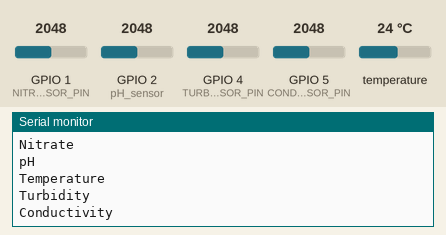
This sketch was run on a simulated ESP32-S3. On the bench: the last lines printed to the serial monitor. Inputs (shaded band) come from the test bench; at power-on: temperature 24 °C, GPIO 1 (NITRATE_SENSOR_PIN) = 2048, GPIO 2 (pH_sensor) = 2048, GPIO 4 (TURBIDITY_SENSOR_PIN) = 2048, GPIO 5 (CONDUCTIVITY_SENSOR_PIN) = 2048.

Above: at 2.2 s.
2.3 s: temperature set to 12 °C
At 3.9 s:
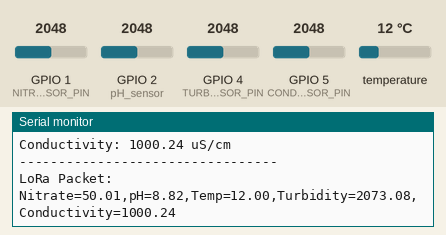
4.2 s: GPIO 1 (NITRATE_SENSOR_PIN) set to 1960
5.7 s: GPIO 2 (pH_sensor) set to 1960
At 7.0 s:
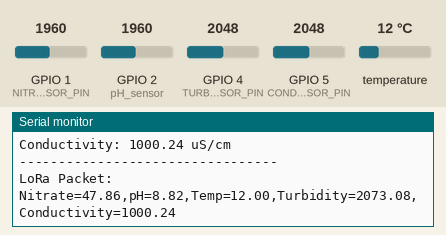
7.2 s: GPIO 4 (TURBIDITY_SENSOR_PIN) set to 1960
At 8.5 s:
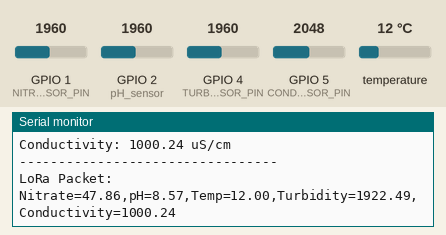
8.7 s: GPIO 5 (CONDUCTIVITY_SENSOR_PIN) set to 1960
At 10.1 s:
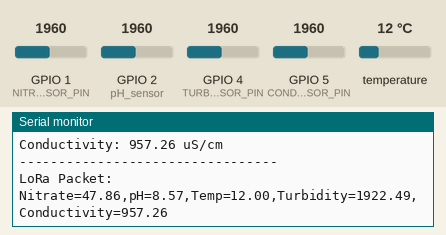
10.2 s: temperature set to 19 °C
At 12.4 s:
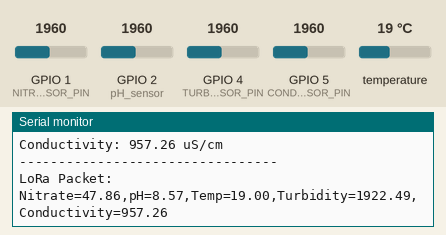

The sketch:

monitor_data_collect_ino.ino
```cpp
/////////////////////////////////////////////////////////////
//            WATER QUALITY MONITORING SYSTEM              //
//                ESP32-S3 + LoRa RAK3172                  //
//             --------------------------------            //
//     Sensors: Nitrate, pH, Temperature, Turbidity,       //
//                     Conductivity                        //
/////////////////////////////////////////////////////////////

//
// Connections
// ESP32-S3 DevKit :
//
//                         Nitrate ISE / Interface
// GPIO_NITRATE  --------- Signal
//
//                         Analog pH Sensor
// GPIO_PH       --------- Signal
//
//                         DS18B20 Temperature Sensor
// GPIO_TEMP     --------- Data
//
//                         Gravity Analog Turbidity Sensor
// GPIO_TURBIDITY -------- Signal
//
//                         Conductivity Sensor / Interface
// GPIO_CONDUCTIVITY ----- Signal
//
//                         LoRa RAK3172
// ESP32 TX -------------- RAK3172 RX
// ESP32 RX -------------- RAK3172 TX
// GND ------------------- GND
//
// NOTE:
// The GPIO numbers below are placeholders.
// Change them according to your actual ESP32-S3 wiring.
//

// ---------------------------------------------------------
// Include the required libraries.
// ---------------------------------------------------------

#include <Arduino.h>
#include <OneWire.h>
#include <DallasTemperature.h>

// ---------------------------------------------------------
// Define the water quality sensor pins.
// ---------------------------------------------------------

#define NITRATE_SENSOR_PIN       1
#define pH_sensor               2
#define TURBIDITY_SENSOR_PIN    4
#define CONDUCTIVITY_SENSOR_PIN 5

// DS18B20 temperature sensor
#define ONE_WIRE_BUS             6

// ---------------------------------------------------------
// Define LoRa RAK3172 UART pins.
// ---------------------------------------------------------

#define LORA_RX_PIN              18
#define LORA_TX_PIN              17

#define LORA_BAUDRATE            115200

// Create LoRa serial instance.
HardwareSerial LoRaSerial(1);

// ---------------------------------------------------------
// Initialize the DS18B20 temperature sensor.
// ---------------------------------------------------------

OneWire oneWire(ONE_WIRE_BUS);
DallasTemperature DS18B20(&oneWire);

// ---------------------------------------------------------
// Define timers for water quality sensors.
// ---------------------------------------------------------

unsigned long read_timer, data_timer;

// ---------------------------------------------------------
// Define ADC settings for ESP32-S3.
// ---------------------------------------------------------

#define ADC_MAX_VALUE 4095.0
#define ADC_VOLTAGE   3.3

// ---------------------------------------------------------
// Define the pH sensor settings.
// ---------------------------------------------------------

#define pH_offset              0.19
#define pH_voltage_calibration 2.85

// ---------------------------------------------------------
// Define turbidity sensor settings.
// ---------------------------------------------------------

#define turbidity_calibration 0.65

// ---------------------------------------------------------
// Define general nitrate sensor settings.
// ---------------------------------------------------------

// These values are intentionally kept general.
// They MUST be calibrated when the actual nitrate sensor
// and its interface are finalized.

#define NITRATE_VOLTAGE_MIN    0.0
#define NITRATE_VALUE_MIN      0.0

#define NITRATE_VOLTAGE_MAX    3.3
#define NITRATE_VALUE_MAX      100.0

// ---------------------------------------------------------
// Define general conductivity sensor settings.
// ---------------------------------------------------------

// These values are intentionally kept general.
// They MUST be calibrated according to the actual
// conductivity sensor/interface.

#define CONDUCTIVITY_VOLTAGE_MIN  0.0
#define CONDUCTIVITY_VALUE_MIN    0.0

#define CONDUCTIVITY_VOLTAGE_MAX  3.3
#define CONDUCTIVITY_VALUE_MAX    2000.0

// ---------------------------------------------------------
// Define the data holders.
// ---------------------------------------------------------

float nitrate_value;
float pH_value;
float temperature;
float turbidity_value;
float NTU;
float conductivity_value;

// ---------------------------------------------------------
// Setup
// ---------------------------------------------------------

void setup(){

  Serial.begin(115200);

  // Initialize analog sensor pins.
  pinMode(NITRATE_SENSOR_PIN, INPUT);
  pinMode(pH_sensor, INPUT);
  pinMode(TURBIDITY_SENSOR_PIN, INPUT);
  pinMode(CONDUCTIVITY_SENSOR_PIN, INPUT);

  // Initialize the DS18B20 temperature sensor.
  DS18B20.begin();

  // Initialize LoRa RAK3172.
  LoRaSerial.begin(
    LORA_BAUDRATE,
    SERIAL_8N1,
    LORA_RX_PIN,
    LORA_TX_PIN
  );

  delay(1000);

  Serial.println();
  Serial.println("=================================");
  Serial.println(" Water Quality Monitoring System");
  Serial.println(" ESP32-S3 + LoRa RAK3172");
  Serial.println("=================================");
  Serial.println();

  Serial.println("Sensors:");
  Serial.println("Nitrate");
  Serial.println("pH");
  Serial.println("Temperature");
  Serial.println("Turbidity");
  Serial.println("Conductivity");
  Serial.println();

  // Update timers.
  read_timer = millis();
  data_timer = millis();

}

// ---------------------------------------------------------
// Main Loop
// ---------------------------------------------------------

void loop(){

  // -------------------------------------------------------
  // Read sensor values periodically.
  // -------------------------------------------------------

  if(millis() - read_timer > 100){

    // Read nitrate measurement.
    nitrate_value = readNitrate();

    // Read pH measurement.
    pH_value = readPH();

    // Read temperature measurement.
    temperature = readTemperature();

    // Read turbidity measurement.
    NTU = readTurbidity();

    // Read conductivity measurement.
    conductivity_value = readConductivity();

    // Update timer.
    read_timer = millis();
  }

  // -------------------------------------------------------
  // Display / transmit accurate measurements.
  // -------------------------------------------------------

  if(millis() - data_timer > 1000){

    Serial.println("---------------------------------");

    Serial.print("Nitrate: ");
    Serial.print(nitrate_value);
    Serial.println(" mg/L");

    Serial.print("pH: ");
    Serial.println(pH_value);

    Serial.print("Temperature: ");
    Serial.print(temperature);
    Serial.println(" C");

    Serial.print("Turbidity: ");
    Serial.print(NTU);
    Serial.println(" NTU");

    Serial.print("Conductivity: ");
    Serial.print(conductivity_value);
    Serial.println(" uS/cm");

    Serial.println("---------------------------------");
    Serial.println();

    // Transmit the sensor data through LoRa.
    sendLoRaData();

    // Update timer.
    data_timer = millis();
  }

  // Display sensor measurements.
  show_sensor_measurements();

}

// =========================================================
// SENSOR FUNCTIONS
// =========================================================

// ---------------------------------------------------------
// Read Nitrate
// ---------------------------------------------------------

float readNitrate(){

  int rawValue = analogRead(NITRATE_SENSOR_PIN);

  float voltage =
    ((float)rawValue / ADC_MAX_VALUE) * ADC_VOLTAGE;

  /*
     GENERAL PLACEHOLDER CALIBRATION

     This converts the sensor voltage linearly into a
     nitrate concentration.

     IMPORTANT:
     This is NOT the final scientific calibration.

     Once the actual nitrate sensor/interface is known,
     replace this equation with its calibration equation.
  */

  float nitrate =
    NITRATE_VALUE_MIN +
    ((voltage - NITRATE_VOLTAGE_MIN) /
    (NITRATE_VOLTAGE_MAX - NITRATE_VOLTAGE_MIN)) *
    (NITRATE_VALUE_MAX - NITRATE_VALUE_MIN);

  if(nitrate < 0)
    nitrate = 0;

  return nitrate;
}

// ---------------------------------------------------------
// Read pH
// ---------------------------------------------------------

float readPH(){

  int rawValue = analogRead(pH_sensor);

  float pH_output =
    ((float)rawValue / ADC_MAX_VALUE) * ADC_VOLTAGE;

  /*
     Based on the calibration structure of the reference
     code.

     Original reference:
     pH_value = 3.5 * pH_output + pH_offset

     and then:
     pH_r_value = pH_value + pH_voltage_calibration
  */

  float pH =
    3.5 * pH_output +
    pH_offset +
    pH_voltage_calibration;

  return pH;
}

// ---------------------------------------------------------
// Read Temperature
// ---------------------------------------------------------

float readTemperature(){

  DS18B20.requestTemperatures();

  float temperatureValue =
    DS18B20.getTempCByIndex(0);

  return temperatureValue;
}

// ---------------------------------------------------------
// Read Turbidity
// ---------------------------------------------------------

float readTurbidity(){

  int rawValue =
    analogRead(TURBIDITY_SENSOR_PIN);

  float voltage =
    ((float)rawValue / ADC_MAX_VALUE) * ADC_VOLTAGE;

  /*
     General turbidity calculation.

     The original reference used a polynomial based on
     the turbidity sensor voltage:

     NTU = -(1120.4 * V^2)
           + (5742.3 * V)
           - 4352.9

     The same general calibration approach is retained.
  */

  float turbidity =
    -(1120.4 * voltage * voltage) +
    (5742.3 * voltage) -
    4352.9;

  // Apply reference calibration offset.
  turbidity = turbidity + turbidity_calibration;

  // Prevent negative turbidity values.
  if(turbidity < 0)
    turbidity = 0;

  return turbidity;
}

// ---------------------------------------------------------
// Read Conductivity
// ---------------------------------------------------------

float readConductivity(){

  int rawValue =
    analogRead(CONDUCTIVITY_SENSOR_PIN);

  float voltage =
    ((float)rawValue / ADC_MAX_VALUE) * ADC_VOLTAGE;

  /*
     GENERAL PLACEHOLDER CALIBRATION

     This is a temporary linear conversion.

     Once the actual conductivity module is selected,
     replace this with the sensor's actual calibration
     equation.

     Output unit:
     uS/cm
  */

  float conductivity =
    CONDUCTIVITY_VALUE_MIN +
    ((voltage - CONDUCTIVITY_VOLTAGE_MIN) /
    (CONDUCTIVITY_VOLTAGE_MAX - CONDUCTIVITY_VOLTAGE_MIN)) *
    (CONDUCTIVITY_VALUE_MAX - CONDUCTIVITY_VALUE_MIN);

  if(conductivity < 0)
    conductivity = 0;

  return conductivity;
}

// =========================================================
// DISPLAY SENSOR MEASUREMENTS
// =========================================================

void show_sensor_measurements(){

  /*
     No OLED is used here because the current circuit
     shows the authority desktop as the final display.

     Sensor values are therefore sent through Serial
     and LoRa.
  */

}

// =========================================================
// LORA DATA TRANSMISSION
// =========================================================

void sendLoRaData(){

  /*
     Create one compact data packet.

     Example:

     Nitrate=25.4,
     pH=7.12,
     Temp=27.3,
     Turbidity=12.5,
     Conductivity=630.2
  */

  String dataPacket = "";

  dataPacket += "Nitrate=";
  dataPacket += String(nitrate_value, 2);

  dataPacket += ",pH=";
  dataPacket += String(pH_value, 2);

  dataPacket += ",Temp=";
  dataPacket += String(temperature, 2);

  dataPacket += ",Turbidity=";
  dataPacket += String(NTU, 2);

  dataPacket += ",Conductivity=";
  dataPacket += String(conductivity_value, 2);

  // Display packet on Serial Monitor.
  Serial.println("LoRa Packet:");
  Serial.println(dataPacket);

  /*
     RAK3172 LoRa transmission command goes here.

     The exact command depends on whether the RAK3172
     is configured for LoRaWAN or LoRa P2P mode.

     For now the packet is prepared and sent to the
     RAK3172 UART.

     Configure the RAK3172 communication mode before
     enabling the actual AT transmission command.
  */

  LoRaSerial.println(dataPacket);
}
```

Measured:
- after the input at 2.3 s, the serial monitor: prints a new line after 0.46 s (image 1)
- after the input at 7.2 s, the serial monitor: prints a new line after 0.75 s (image 3)
- after the input at 8.7 s, the serial monitor: prints a new line after 0.99 s (image 4)
- after the input at 10.2 s, the serial monitor: prints a new line after 1.2 s (image 5)
